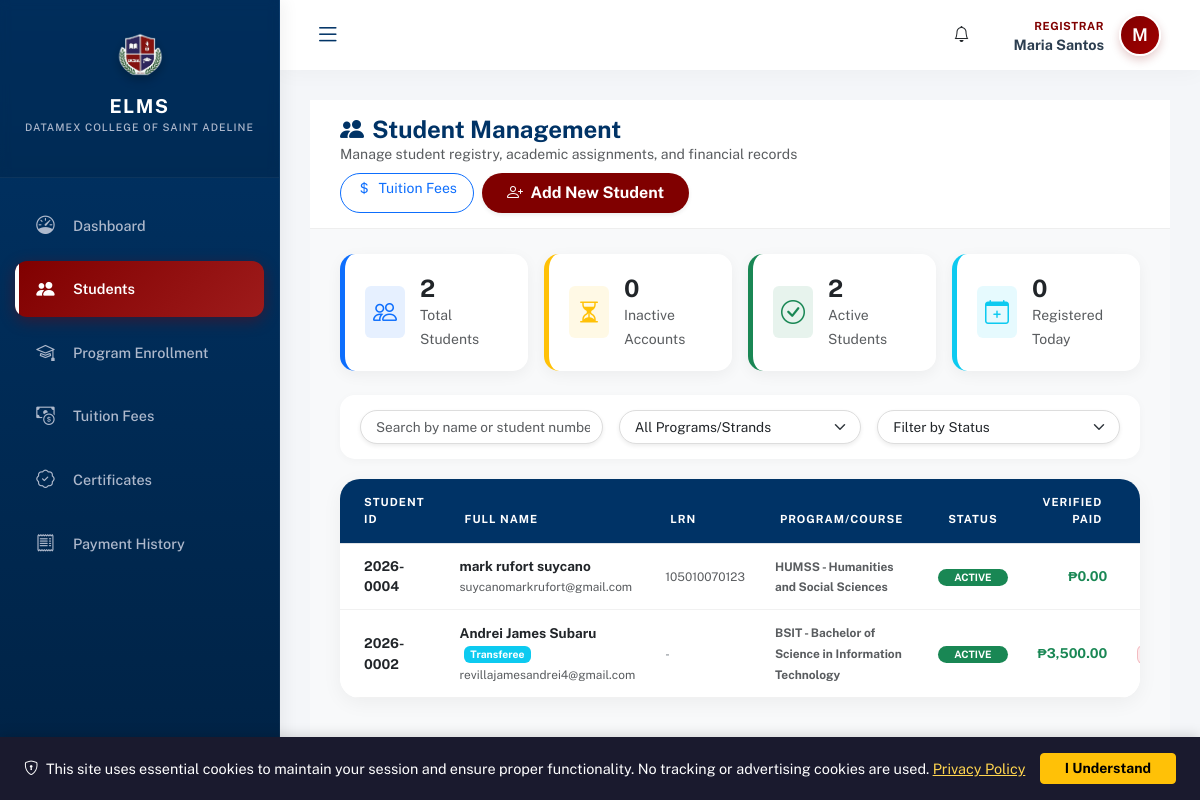
The page /modules/registrar/students.php (signed in) on the database its author committed.
### tables this page shows
CREATE TABLE `students` (
  `user_id` int(10) UNSIGNED NOT NULL,
  `student_no` varchar(20) NOT NULL,
  `lrn` varchar(12) DEFAULT NULL,
  `course_id` int(10) UNSIGNED DEFAULT NULL,
  `program_type` enum('college','shs') DEFAULT NULL,
  `student_type` enum('regular','irregular','transferee') NOT NULL DEFAULT 'regular',
  `previous_school` varchar(255) DEFAULT NULL
);

CREATE TABLE `users` (
  `id` int(10) UNSIGNED NOT NULL,
  `email` varchar(100) NOT NULL,
  `password` varchar(255) NOT NULL,
  `status` enum('active','inactive') DEFAULT 'active',
  `last_login` datetime DEFAULT NULL,
  `created_at` timestamp NOT NULL DEFAULT current_timestamp(),
  `lock_count` int(11) NOT NULL DEFAULT 0,
  `last_locked_at` datetime DEFAULT NULL
);

### modules/registrar/students.php (the view, shortened to what this page needs)
<?php
require_once '../../config/init.php';
$stats = [
    'total_students' => 0,
    'pending_accounts' => 0,
    'active_students' => 0,
    'new_today' => 0
];
$result = $conn->query("SELECT COUNT(*) as count FROM students");
if ($row = $result->fetch_assoc()) {
    $stats['total_students'] = $row['count'] ?? 0;
}
$result = $conn->query("SELECT COUNT(*) as count FROM users u INNER JOIN students s ON u.id = s.user_id WHERE u.status = 'inactive'");
if ($row = $result->fetch_assoc()) {
    $stats['pending_accounts'] = $row['count'] ?? 0;
}
$result = $conn->query("SELECT COUNT(*) as count FROM users u INNER JOIN students s ON u.id = s.user_id WHERE u.status = 'active'");
if ($row = $result->fetch_assoc()) {
    $stats['active_students'] = $row['count'] ?? 0;
}
$today = date('Y-m-d');
$result = $conn->query("SELECT COUNT(*) as count FROM users u INNER JOIN students s ON u.id = s.user_id WHERE DATE(u.created_at) = '$today'");
if ($row = $result->fetch_assoc()) {
    $stats['new_today'] = $row['count'] ?? 0;
}
$registrar_id = $_SESSION['user_id'];
$registrar_profile = $conn->query("SELECT branch_id FROM user_profiles WHERE user_id = $registrar_id")->fetch_assoc();
$branch_id = $registrar_profile['branch_id'] ?? 0;
$branch_condition = $branch_id > 0 ? "up.branch_id = $branch_id" : "1=1";
$students_query = "
    SELECT
        s.user_id, s.student_no, s.course_id, s.lrn,
        COALESCE(s.student_type, 'regular') as student_type,
        CONCAT(up.first_name, ' ', up.last_name) as full_name,
        u.email, u.status,
        COALESCE(p.program_code, ss.strand_code) as course_code,
        COALESCE(p.program_name, ss.strand_name) as course_title,
        CASE WHEN p.id IS NOT NULL THEN 'college' ELSE 'shs' END as program_type,
        COALESCE((SELECT SUM(amount) FROM payments WHERE student_id = s.user_id AND status = 'verified'), 0) as total_paid,
        COALESCE((SELECT SUM(amount) FROM student_fees WHERE student_id = s.user_id), 0) as total_fees,
        COALESCE((SELECT SUM(amount) FROM student_fees WHERE student_id = s.user_id), 0) -
        COALESCE((SELECT SUM(amount) FROM payments WHERE student_id = s.user_id AND status = 'verified'), 0) as balance
    FROM students s
    INNER JOIN users u ON s.user_id = u.id
    INNER JOIN user_profiles up ON s.user_id = up.user_id
    LEFT JOIN programs p ON s.course_id = p.id
    LEFT JOIN shs_strands ss ON s.course_id = ss.id AND p.id IS NULL
    WHERE $branch_condition
    ORDER BY s.student_no DESC
";
$students_result = $conn->query($students_query);
include '../../includes/header.php';
?>
<link rel="stylesheet" href="css/students.css">
<div class="header-fixed-part animate__animated animate__fadeInDown">
    <div class="d-flex justify-content-between align-items-center flex-wrap gap-2">
        <div>
            <h4 class="fw-bold mb-0" style="color: var(--blue);"><i class="bi bi-people-fill me-2 text-maroon"></i>Student Management</h4>
            <p class="text-muted small mb-0">Manage student registry, academic assignments, and financial records</p>
        </div>
        <div class="d-flex gap-2">
            <a href="tuition_fees.php" class="btn btn-outline-primary btn-sm px-3 rounded-pill">
                <i class="bi bi-currency-dollar me-1"></i> Tuition Fees
            </a>
            <button class="btn btn-maroon-pill shadow-sm" data-bs-toggle="modal" data-bs-target="#addStudentModal">
                <i class="bi bi-person-plus me-1"></i> Add New Student
            </button>
        </div>
    </div>
</div>
<div class="body-scroll-part">
    <div class="row g-3 mb-4 animate__animated animate__fadeIn">
        <div class="col-md-3">
            <div class="stat-card-modern border-start border-primary border-5">
                <div class="p-2 bg-primary bg-opacity-10 text-primary rounded"><i class="bi bi-people fs-4"></i></div>
                <div><h4 class="mb-0 fw-bold"><?php echo number_format($stats['total_students']); ?></h4><small class="text-muted">Total Students</small></div>
            </div>
        </div>
        <div class="col-md-3">
            <div class="stat-card-modern border-start border-warning border-5">
                <div class="p-2 bg-warning bg-opacity-10 text-warning rounded"><i class="bi bi-hourglass-split fs-4"></i></div>
                <div><h4 class="mb-0 fw-bold"><?php echo number_format($stats['pending_accounts']); ?></h4><small class="text-muted">Inactive Accounts</small></div>
            </div>
        </div>
        <div class="col-md-3">
            <div class="stat-card-modern border-start border-success border-5">
                <div class="p-2 bg-success bg-opacity-10 text-success rounded"><i class="bi bi-check-circle fs-4"></i></div>
                <div><h4 class="mb-0 fw-bold"><?php echo number_format($stats['active_students']); ?></h4><small class="text-muted">Active Students</small></div>
            </div>
        </div>
        <div class="col-md-3">
            <div class="stat-card-modern border-start border-info border-5">
                <div class="p-2 bg-info bg-opacity-10 text-info rounded"><i class="bi bi-calendar-plus fs-4"></i></div>
                <div><h4 class="mb-0 fw-bold"><?php echo number_format($stats['new_today']); ?></h4><small class="text-muted">Registered Today</small></div>
            </div>
        </div>
    </div>
    <div class="search-filter-box animate__animated animate__fadeIn">
        <div class="row g-3 align-items-center">
            <div class="col-md-4">
                <input type="text" id="searchInput" class="form-control modern-input shadow-sm" placeholder="Search by name or student number...">
            </div>
            <div class="col-md-4">
                <select id="programFilter" class="form-select modern-input shadow-sm">
                    <option value="">All Programs/Strands</option>
                </select>
            </div>
            <div class="col-md-4">
                <select id="statusFilter" class="form-select modern-input shadow-sm">
                    <option value="">Filter by Status</option>
                </select>
            </div>
        </div>
    </div>
    <div class="main-card-modern animate__animated animate__fadeInUp">
        <div class="table-responsive">
            <table class="table table-hover table-modern align-middle mb-0" id="studentsTable">
                <thead>
                    <tr>
                        <th class="ps-4">Student ID</th>
                        <th>Full Name</th>
                        <th>LRN</th>
                        <th>Program/Course</th>
                        <th class="text-center">Status</th>
                        <th class="text-end">Verified Paid</th>
                        <th class="text-end">Balance</th>
                    </tr>
                </thead>
                <tbody>
                    <?php while ($student = $students_result->fetch_assoc()):
                        $balance = (float)$student['balance'];
                        $b_clr = $balance > 0 ? 'danger' : ($balance < 0 ? 'warning' : 'success');
                    ?>
                    <tr data-name="<?php echo htmlspecialchars(strtolower($student['full_name'])); ?>"
                        data-student-no="<?php echo htmlspecialchars(strtolower($student['student_no'])); ?>"
                        data-program="<?php echo htmlspecialchars($student['course_id'] ? 'program-'.$student['course_id'] : 'strand-'.$student['course_id']); ?>"
                        data-status="<?php echo htmlspecialchars($student['status']); ?>">
                        <td class="ps-4 fw-bold text-maroon small"><?php echo htmlspecialchars($student['student_no']); ?></td>
                        <td>
                            <div class="fw-bold text-dark">
                                <?php echo htmlspecialchars($student['full_name']); ?>
                                <?php if (($student['student_type'] ?? 'regular') !== 'regular'): ?>
                                    <span class="badge bg-<?php echo $student['student_type'] === 'transferee' ? 'info' : 'warning'; ?> ms-1" style="font-size:0.65rem;">
                                        <?php echo ucfirst($student['student_type']); ?>
                                    </span>
                                <?php endif; ?>
                            </div>
                            <small class="text-muted small"><?php echo htmlspecialchars($student['email']); ?></small>
                        </td>
                        <td><small class="text-muted"><?php echo !empty($student['lrn']) ? htmlspecialchars($student['lrn']) : '<span class="text-secondary">-</span>'; ?></small></td>
                        <td><small class="text-muted fw-bold"><?php echo htmlspecialchars($student['course_code'] ? ($student['course_code'].' - '.$student['course_title']) : 'Unassigned'); ?></small></td>
                        <td class="text-center">
                            <span class="badge rounded-pill bg-<?php echo $student['status'] === 'active' ? 'success' : 'secondary'; ?> px-3">
                                <?php echo strtoupper($student['status']); ?>
                            </span>
                        </td>
                        <td class="text-end text-success fw-bold">₱<?php echo number_format($student['total_paid'], 2); ?></td>
                        <td class="text-end">
                            <span class="badge bg-<?php echo $b_clr; ?> bg-opacity-10 text-<?php echo $b_clr; ?> border border-<?php echo $b_clr; ?> border-opacity-25 px-3">
                            </span>
                        </td>
                    </tr>
                    <?php endwhile; ?>
                </tbody>
            </table>
        </div>
    </div>
</div>
<?php include '../../includes/footer.php'; ?>
</body>
</html>

### modules/registrar/css/students.css (style rules this page uses)
html, body { height: 100%; margin: 0; overflow: hidden; }
.header-fixed-part { flex: 0 0 auto; background: white; padding: 15px 30px; border-bottom: 1px solid #eee; z-index: 10; }
.body-scroll-part { flex: 1 1 auto; overflow-y: auto; padding: 25px 30px 100px 30px; background-color: #f8f9fa; }
.stat-card-modern { background: white; border-radius: 15px; padding: 20px; border: none; box-shadow: 0 4px 15px rgba(0,0,0,0.05); display: flex; align-items: center; gap: 15px; transition: 0.3s; }
.main-card-modern { background: white; border-radius: 20px; border: none; box-shadow: 0 5px 20px rgba(0,0,0,0.05); overflow: hidden; }
.table-modern thead th { background: var(--blue); color: white; font-size: 0.7rem; text-transform: uppercase; letter-spacing: 1px; padding: 15px 20px; position: sticky; top: -1px; z-index: 5; }
.table-modern tbody td { padding: 12px 15px; vertical-align: middle; border-bottom: 1px solid #f1f1f1; font-size: 0.85rem; }
.btn-maroon-pill { background-color: var(--maroon); color: white; border: none; border-radius: 50px; font-weight: 700; padding: 8px 25px; transition: 0.3s; }
.search-filter-box { background: white; border-radius: 15px; padding: 15px 20px; box-shadow: 0 2px 10px rgba(0,0,0,0.03); margin-bottom: 20px; }
.modern-input { border-radius: 50px; border: 1px solid #ddd; padding-left: 15px; font-size: 0.85rem; }

### includes/header.php (style rules this page uses)
:root { --maroon: #800000; --maroon-light: #9e1b1b; --blue: #003366; --blue-dark: #002244; --text-light: #ecf0f1; --text-muted: #aeb9cc; --sidebar-width: 280px; --header-height: 70px; --transition-speed: 0.3s; }
body { font-family: 'Public Sans', sans-serif; background-color: #f4f6f9; margin: 0; overflow-x: hidden; }
.header-fixed-part { z-index: 50 !important; }

### rows shown on the page
students: student_no "2026-0004", full_name "mark rufort suycano", user_id.email "suycanomarkrufort@gmail.com", lrn "105010070123", course_title "HUMSS - Humanities and Social Sciences", user_id.status "ACTIVE", total_paid "0.00"
students: student_no "2026-0002", full_name "Andrei James Subaru", student_type "Transferee", user_id.email "revillajamesandrei4@gmail.com", course_title "BSIT - Bachelor of Science in Information Technology", user_id.status "ACTIVE", total_paid "3,500.00"

### other values the page prints
$_SESSION['role'] "REGISTRAR"
$_SESSION['name'] "Maria Santos"
substr($_SESSION['name'] ?? 'U', 0, 1) "M"
$stats['total_students'] "2"
$stats['pending_accounts'] "0"
$stats['active_students'] "2"
$stats['new_today'] "0"
